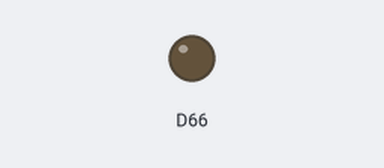
This sketch was run on a simulated Arduino Due. Parts: output pins drawn as LEDs (lit = HIGH). The ROS host is connected and sends only what is stated.

Above: at 0.15 s.
At 1.65 s:
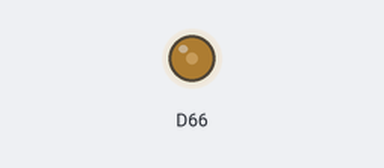
Timing chart, 0 to 1.6 s (numbered marks = the images above):
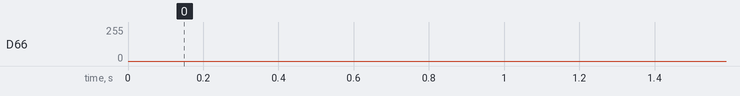

The sketch:

waveform_generator_due.ino
```cpp
#define USE_USBCON

#include <ros.h>
#include <std_msgs/Float32.h>

ros::NodeHandle nh;

std_msgs::Float32 msg;
ros::Publisher uart_data("uart_data", &msg);

void setup() {
  analogWriteResolution(12); // set the analog output resolution to 12 bit (4096 levels)
  Serial1.begin(115200);
  nh.initNode();
  nh.advertise(uart_data);
}

int level = 1000;
bool dir = true;
int max = 2500, min = 850;
//int max = 4095, min = 0;

int32_t val = 0;

void loop() {
  if(dir)
    level+=10;
  else
    level-=10;
  if(level>=max){
    dir = false;
    level = max;
  }
  if(level<=min){
    dir = true;
    level = min;
  }
  analogWrite(DAC0, level);
//  delay(10);
  if(Serial1.available()){
    msg.data = Serial1.read();
    uart_data.publish( &msg );
    nh.spinOnce();
  }
}
```
